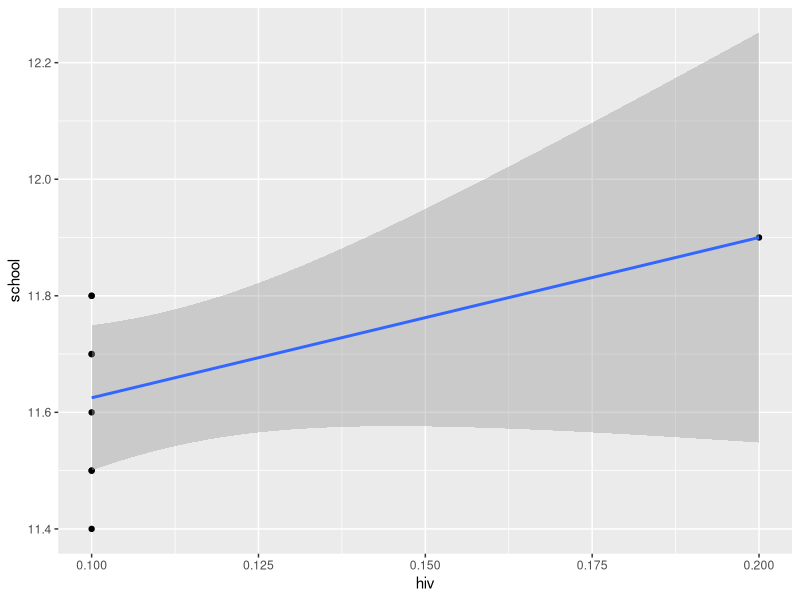

This chart was generated by the following R code:
library('tidyverse', 'ggplot2')
hiv <- read.csv('adults_with_hiv_percent_age_15_49.csv', header = T)
school <- read.csv('mean_years_in_school_men_25_years_and_older.csv', header = T)
hiv2008 <- t(hiv[5, c(24:32)])
hiv2008
school2008 <- t(school[8, c(33:41)])
school2008
newdata <- data.frame(hiv2008, school2008)
colnames(newdata) <- c('hiv', 'school')

#Here I use the ggplot function to draw a fitted line between two variables.
plot <- function(dat, xh, ys){
  p <- ggplot(data = newdata, aes(x = hiv, y = school))+
    geom_point()+
    geom_smooth(formula = y ~ x, method = "lm")
  return(p)
}
plot1 <- plot(dat = newdata, xh = newdata$hiv, ys = newdata$school)
print(plot1)

####################
# ' two things to be noticed
# ' 1. when you read the csv or others, you should pay attention to the path. 
# ' If you write as "~/Desktop/...", even I clone your repo, I still can't read this file, since there is no data files direactly in my desktop.
# ' So 2 ways to adjust, 
# ' (1)using file's name only, like I changed above. Since your csv and R-script are in the same file, it can be read successfully
# ' (2)using url, copy the url of the csv you uploaded to GitHub. for example "https://github.com/JamesH314/MA615-Assignment-2/blob/main/adults_with_hiv_percent_age_15_49.csv"
# ' 2. Since your "newdata" only has two colunms, it's hard for me to make more visualization function at my level, sorry for can't help you more.
####################